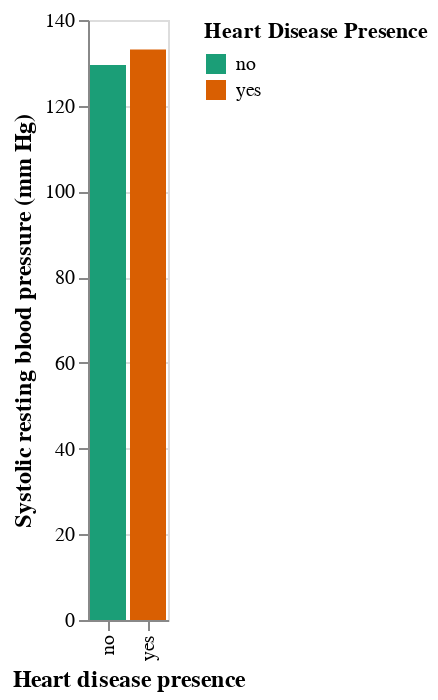

Notebook code for this chart:
### Code cell
hdp_vs_restbps_general = (
    alt.Chart(hd_general_mean2_)
    .mark_bar()
    .encode(
        x=alt.X("heart_disease_presence", title="Heart disease presence"),
        y=alt.Y("trestbps(systolic) mean", title="Systolic resting blood pressure (mm Hg)"),
        color=alt.Color("heart_disease_presence", title="Heart Disease Presence", scale=alt.Scale(scheme='dark2'))
    )
).configure_axis(titleFontSize=12)
hdp_vs_restbps_general

### Figure 1 — Vega-Lite specification as saved in the notebook (floating-point values rounded to 4 significant figures)
{"config": {"view": {"continuousWidth": 400, "continuousHeight": 300}, "axis": {"titleFontSize": 12}}, "data": {"name": "data-da41559b3fddfbcd7944c3cccd413fb2"}, "mark": "bar", "encoding": {"color": {"field": "heart_disease_presence", "scale": {"scheme": "dark2"}, "title": "Heart Disease Presence", "type": "nominal"}, "x": {"field": "heart_disease_presence", "title": "Heart disease presence", "type": "nominal"}, "y": {"field": "trestbps(systolic) mean", "title": "Systolic resting blood pressure (mm Hg)", "type": "quantitative"}}, "$schema": "https://vega.github.io/schema/vega-lite/v4.17.0.json", "datasets": {"data-da41559b3fddfbcd7944c3cccd413fb2": [{"heart_disease_presence": "no", "trestbps(systolic) mean": 129.5, "chol mean": 244.1, "max_heart_rate mean": 158.9}, {"heart_disease_presence": "yes", "trestbps(systolic) mean": 133.1, "chol mean": 249.7, "max_heart_rate mean": 139.6}]}}
